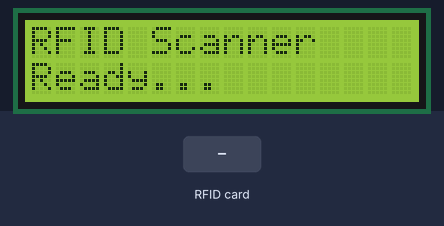
The sketch below on a simulated Arduino Uno, built with avr-gcc and run on an emulated ATmega328P. Parts: 16×2 character LCD. Inputs (shaded band) come from the test bench. What the sketch prints to the serial monitor is not drawn.

Above: at 1.3 s.
1.4 s: RFID card 5E 7A 19 C4 held to the reader
At 2.5 s:
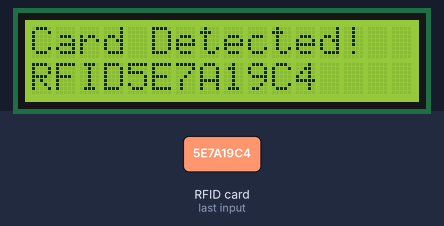
Timing chart, 0 to 4.4 s (numbered marks = the images above; inputs shaded):
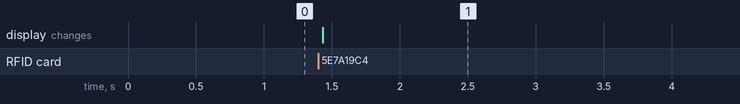

The sketch:

Door.ino
```cpp
#include <SPI.h>
#include <MFRC522.h>
#include <LiquidCrystal.h>

/* ---------- Pin-Definitionen ---------- */
// RFID Setup
constexpr uint8_t RST_PIN = 9;
constexpr uint8_t SS_PIN  = 10;

MFRC522 mfrc522(SS_PIN, RST_PIN);

/* ---------- LCD-Pin-Belegung (4-Bit-Modus) ---------- */
constexpr uint8_t LCD_RS = 2;   // Register-Select
constexpr uint8_t LCD_EN = 3;   // Enable
constexpr uint8_t LCD_D4 = 4;   // Daten-Bit 4
constexpr uint8_t LCD_D5 = 5;   // Daten-Bit 5
constexpr uint8_t LCD_D6 = 6;   // Daten-Bit 6
constexpr uint8_t LCD_D7 = 7;   // Daten-Bit 7

// Erzeuge das LCD-Objekt (RS, EN, D4, D5, D6, D7)
LiquidCrystal lcd(LCD_RS, LCD_EN, LCD_D4, LCD_D5, LCD_D6, LCD_D7);

/* ---------- Anzeige-Timing ---------- */
const unsigned long DISPLAY_TIME_MS = 3000UL;   // 3s Anzeige für bessere Lesbarkeit
unsigned long lastDisplayChange = 0UL;
bool displayingCard = false;

void setup() {
  Serial.begin(115200);
  while (!Serial) ;               // (nur bei manchen Boards nötig)

  /* ---- SPI + RFID ---- */
  SPI.begin();                    // SPI-Bus starten
  mfrc522.PCD_Init();             // RC522 initialisieren

  /* ---- LCD (parallel) ---- */
  lcd.begin(16, 2);               // 16 Spalten, 2 Zeilen
  lcd.clear();
  showReadyMessage();
}

void loop() {
  /* ---------- RFID-Erkennung ---------- */
  if (mfrc522.PICC_IsNewCardPresent() && mfrc522.PICC_ReadCardSerial()) {

    // Convert UID to hex string
    String uid = "";
    for (byte i = 0; i < mfrc522.uid.size; i++) {
      if (mfrc522.uid.uidByte[i] < 0x10) uid += "0";
      uid += String(mfrc522.uid.uidByte[i], HEX);
    }
    uid.toUpperCase();

    // Backend-kompatibles Format: "RFID" + UID
    String rfidTag = "RFID" + uid;

    // Sende nur den clean RFID-Tag (kein JSON, kein Timestamp)
    Serial.println(rfidTag);

    /* ----- LCD-Feedback ----- */
    displayCardDetected(rfidTag);

    /* ----- Tag zurücksetzen ----- */
    mfrc522.PICC_HaltA();          // Karte in Ruhe-Modus
    mfrc522.PCD_StopCrypto1();     // Verschlüsselung abschalten
    delay(300);                    // Entprell-Pause
  }

  /* ---------- Display-Timeout-Handling ---------- */
  handleDisplayTimeout();
}

String getCardType() {
  MFRC522::PICC_Type piccType = mfrc522.PICC_GetType(mfrc522.uid.sak);
  return String(mfrc522.PICC_GetTypeName(piccType));
}

/* ---------- LCD-Hilfsfunktionen ---------- */
void showReadyMessage() {
  lcd.clear();
  lcd.setCursor(0, 0);
  lcd.print("RFID Scanner");
  lcd.setCursor(0, 1);
  lcd.print("Ready...");
  displayingCard = false;
  lastDisplayChange = millis();
}

void displayCardDetected(String rfidTag) {
  lcd.clear();
  lcd.setCursor(0, 0);
  lcd.print("Card Detected!");

  // Zeile 2: RFID-Tag anzeigen (verkürzt falls zu lang)
  lcd.setCursor(0, 1);
  if (rfidTag.length() <= 16) {
    lcd.print(rfidTag);
  } else {
    // Zeige die letzten 16 Zeichen für bessere Lesbarkeit
    lcd.print(rfidTag.substring(rfidTag.length() - 16));
  }

  displayingCard = true;
  lastDisplayChange = millis();
}

void handleDisplayTimeout() {
  if (displayingCard && (millis() - lastDisplayChange > DISPLAY_TIME_MS)) {
    showReadyMessage();
  }
}
```

Measured:
- after the input at 1.4 s, the display: changes at once (image 1)
